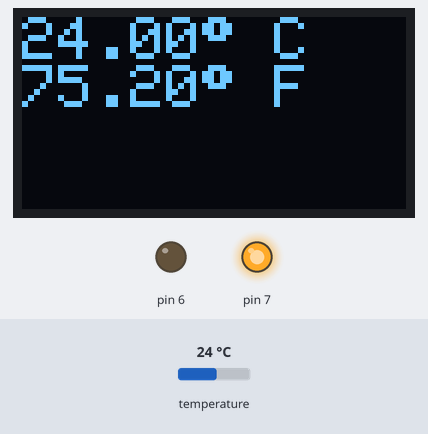
The sketch below on a simulated Arduino Uno, built with avr-gcc and run on an emulated ATmega328P. On the bench: 128×64 one-colour display, output pins drawn as LEDs (lit = HIGH). The test bench sets the inputs (shaded band); at power-on: temperature 24 °C.

Above: at 1.4 s.
1.5 s: temperature set to 12 °C
At 3.3 s:
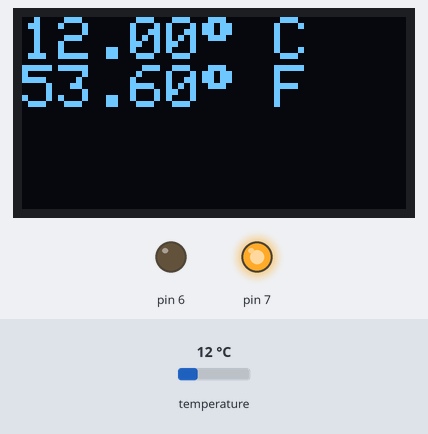
3.6 s: temperature set to 19 °C
At 5.9 s:
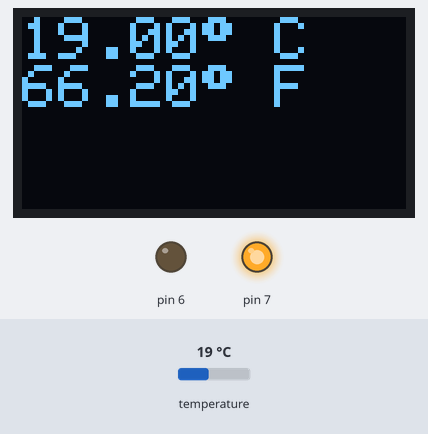
6.2 s: temperature set to 28 °C
At 8.7 s:
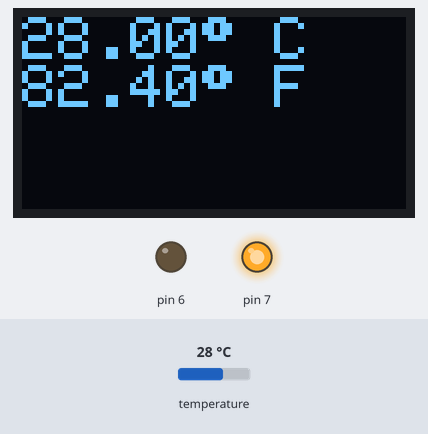
Timing chart, 0 to 10.2 s (numbered marks = the images above; inputs shaded):
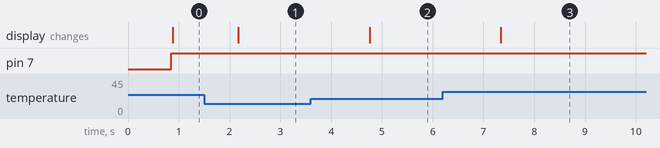

The sketch:

Temperature_DS18B20_SSD1306_alarm.ino
```cpp
#include <Wire.h>
#include <OneWire.h>
#include <DallasTemperature.h>
#include <Adafruit_SSD1306.h>

#define ONE_WIRE_BUS 8                // DS18B20 data wire is connected to input 8
#define OLED_RESET 4                  // Adafruit needs this but we don't use for I2C

DeviceAddress thermometerAddress;     // custom array type to hold 64 bit device address

Adafruit_SSD1306 display(OLED_RESET); // create a display instance
OneWire oneWire(ONE_WIRE_BUS);        // create a oneWire instance to communicate with temperature IC
DallasTemperature tempSensor(&oneWire);  // pass the oneWire reference to Dallas Temperature

float THRESHOLD = 65.00;


void setup()   {


  Serial.begin(9600);

  pinMode(6, OUTPUT);
  pinMode(7, OUTPUT);

  display.begin(SSD1306_SWITCHCAPVCC, 0x3C);  // initialize with the I2C address of the display
  display.clearDisplay();                     // clear the display buffer
  display.display();                          // update display

  tempSensor.begin();                         // initialize the temp sensor
  tempSensor.getAddress(thermometerAddress, 0);
  tempSensor.setResolution(thermometerAddress, 12);      // set the temperature resolution (9-12)
}


void loop() {

  tempSensor.requestTemperatures();                      // request temperature sample from sensor on the one wire bus
  displayTemp(tempSensor.getTempC(thermometerAddress));  // show temperature on OLED display

  delay(500);                                            // update readings every half a second
}

void displayTemp(float temperatureReading) {             // temperature comes in as a float with 2 decimal places

  // set up OLED text size and print the temperature data
  display.clearDisplay();
  display.setTextSize(2);
  display.setTextColor(WHITE);
  display.setCursor(0, 0);

  // show temperature °C
  display.print(temperatureReading, 2);  // rounded to 2 decimal places
  display.print((char)247);              // degree symbol
  display.println(" C");

  if(temperatureReading<=THRESHOLD)
  {digitalWrite(6,LOW); digitalWrite(7,HIGH);}
    else
  {digitalWrite(6,HIGH); digitalWrite(7,LOW);}

  // show temperature °F
  display.print(DallasTemperature::toFahrenheit(temperatureReading), 2); // rounded to 2 decimal places
  display.print((char)247);                                              // degree symbol
  display.println(" F");

  display.display();                    // update the OLED display with all the new text
}
```

Measured:
- after the input at 1.5 s, the display: changes after 0.67 s (image 1)
- after the input at 3.6 s, the display: changes after 1.2 s (image 2)
- after the input at 6.2 s, the display: changes after 1.1 s (image 3)
